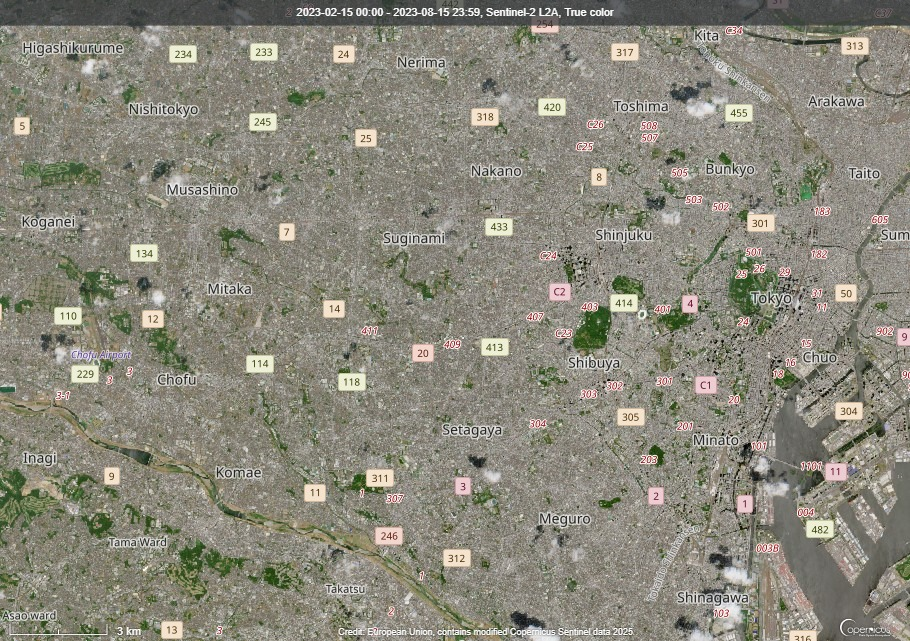
#> input picture images/input/sat1.jpg, 910 x 641 px; its folder holds 4 pictures in this run
$ python main.py
#> lines starting #> are read from the running program, lines starting #| are printed output that depends on the picture; after the words box and inside, x2 and y2 are one past the last pixel; in counts of white or black regions, pixels touching at a corner belong together
import cv2
import numpy as np
import os
from pathlib import Path
from typing import List

def create_blend_mask(img_shape: tuple, blend_width: int = 100, direction: str = 'horizontal') -> np.ndarray:
    """
    Create a smooth gradient mask for blending.
    Args:
        img_shape: (height, width) or image array
        blend_width: Width of the transition zone (in pixels)
        direction: 'horizontal' (left-right) or 'vertical' (top-bottom)
    """
    if isinstance(img_shape, tuple):
        height, width = img_shape[:2]
    else:
        height, width = img_shape.shape[:2]

    mask = np.zeros((height, width), dtype=np.uint8)

    if direction == 'horizontal':
        center = width // 2
        for x in range(center - blend_width, center + blend_width):
            if x < center:
                val = int(255 * (x - (center - blend_width)) / blend_width)
            else:
                val = int(255 * (1 - (x - center) / blend_width))
            mask[:, x] = np.clip(val, 0, 255)
    else:  # vertical
        center = height // 2
        for y in range(center - blend_width, center + blend_width):
            if y < center:
                val = int(255 * (y - (center - blend_width)) / blend_width)
            else:
                val = int(255 * (1 - (y - center) / blend_width))
            mask[y, :] = np.clip(val, 0, 255)

    return mask

def match_colors(source: np.ndarray, target: np.ndarray, mask: np.ndarray, threshold: float = 0.1) -> np.ndarray:
    """Match colors of source to target using mask-defined regions."""
    _, binary_mask = cv2.threshold(mask, int(255*threshold), 255, cv2.THRESH_BINARY)

    source_lab = cv2.cvtColor(source, cv2.COLOR_BGR2LAB)
    target_lab = cv2.cvtColor(target, cv2.COLOR_BGR2LAB)

    s_mean, s_std = cv2.meanStdDev(source_lab, mask=binary_mask)
    t_mean, t_std = cv2.meanStdDev(target_lab, mask=binary_mask)

    result_lab = source_lab.copy()
    for c in range(3):
        result_lab[:,:,c] = ((source_lab[:,:,c] - s_mean[c]) * (t_std[c] / (s_std[c] + 1e-6))) + t_mean[c]

    return cv2.cvtColor(result_lab, cv2.COLOR_LAB2BGR)

def pyramid_blending(img1: np.ndarray, img2: np.ndarray, mask: np.ndarray, levels: int = 5) -> np.ndarray:
    """Blend two images using Laplacian pyramids with exact size alignment."""
    mask = cv2.cvtColor(mask, cv2.COLOR_GRAY2BGR).astype(np.float32) / 255.0

    # Build Gaussian pyramids
    gp1 = [img1.astype(np.float32)]
    gp2 = [img2.astype(np.float32)]
    gpM = [mask.copy()]

    for _ in range(levels):
        gp1.append(cv2.pyrDown(gp1[-1]))
        gp2.append(cv2.pyrDown(gp2[-1]))
        gpM.append(cv2.pyrDown(gpM[-1]))

    # Build Laplacian pyramids
    lp1 = [gp1[-1]]
    lp2 = [gp2[-1]]
    for i in range(levels, 0, -1):
        size = (gp1[i-1].shape[1], gp1[i-1].shape[0])
        lp1.append(gp1[i-1] - cv2.resize(cv2.pyrUp(gp1[i]), size))
        lp2.append(gp2[i-1] - cv2.resize(cv2.pyrUp(gp2[i]), size))

    # Blend pyramids
    LS = []
    for l1, l2, gm in zip(lp1, lp2, reversed(gpM)):
        gm_resized = cv2.resize(gm, (l1.shape[1], l1.shape[0]))
        LS.append(l1 * (1 - gm_resized) + l2 * gm_resized)

    # Reconstruct
    ls_ = LS[0]
    for i in range(1, levels+1):
        ls_ = cv2.resize(cv2.pyrUp(ls_), (LS[i].shape[1], LS[i].shape[0]))
        ls_ += LS[i]

    return np.clip(ls_, 0, 255).astype(np.uint8)

def load_images(image_paths: List[str]) -> List[np.ndarray]:
    """Load and validate N images, auto-resizing to match the first image's dimensions."""
    if len(image_paths) < 2:
        raise ValueError("At least 2 images required")

    images = []
    base_shape = None

    for path in image_paths:
        img = cv2.imread(str(Path(path)))
        if img is None:
            raise FileNotFoundError(f"Failed to load {path}")

        if base_shape is None:
            base_shape = img.shape[:2]
            images.append(img)
        else:
            if img.shape[:2] != base_shape:
                img = cv2.resize(img, (base_shape[1], base_shape[0]))
            images.append(img)

    return images

def blend_images_sequential(images: List[np.ndarray], blend_width: int = 100, direction: str = 'horizontal') -> np.ndarray:
    """Blend N images sequentially with color correction."""
    composite = images[0].copy()

    for i in range(1, len(images)):
        mask = create_blend_mask(composite.shape, blend_width, direction)
        corrected_img = match_colors(images[i], composite, mask)
        composite = pyramid_blending(composite, corrected_img, mask)

    return composite

def main():
    try:
        # Configuration
        input_dir = 'images/input'
        output_dir = 'images/output'
        os.makedirs(input_dir, exist_ok=True)
        os.makedirs(output_dir, exist_ok=True)

        # Get all images in input directory (sorted alphabetically)
        image_paths = sorted([os.path.join(input_dir, f) for f in os.listdir(input_dir)
                            if f.lower().endswith(('.jpg', '.jpeg', '.png'))])

        if len(image_paths) < 2:
            raise ValueError(f"Need at least 2 images in {input_dir}")

        print(f"Found {len(image_paths)} images to blend:")
        for path in image_paths:
            print(f"- {Path(path).name}")

        # Load and validate
        images = load_images(image_paths)
#> in load_images, img is the input picture: shape (641, 910, 3); mean B, G, R 123.2, 136, 138.4
        print(f"\nLoaded images with shape: {images[0].shape}")
#| Loaded images with shape: (641, 910, 3)

        # Blend all images
        print("\nBlending images sequentially...")
        final_composite = blend_images_sequential(images, blend_width=150, direction='horizontal')
#> the loop in blend_images_sequential, `for i in range(1, len(images)):` made 3 passes
#> pass 1, in match_colors, `_, binary_mask = cv2.threshold(mask, int(255*threshold), 255, cv2.THRE..`:
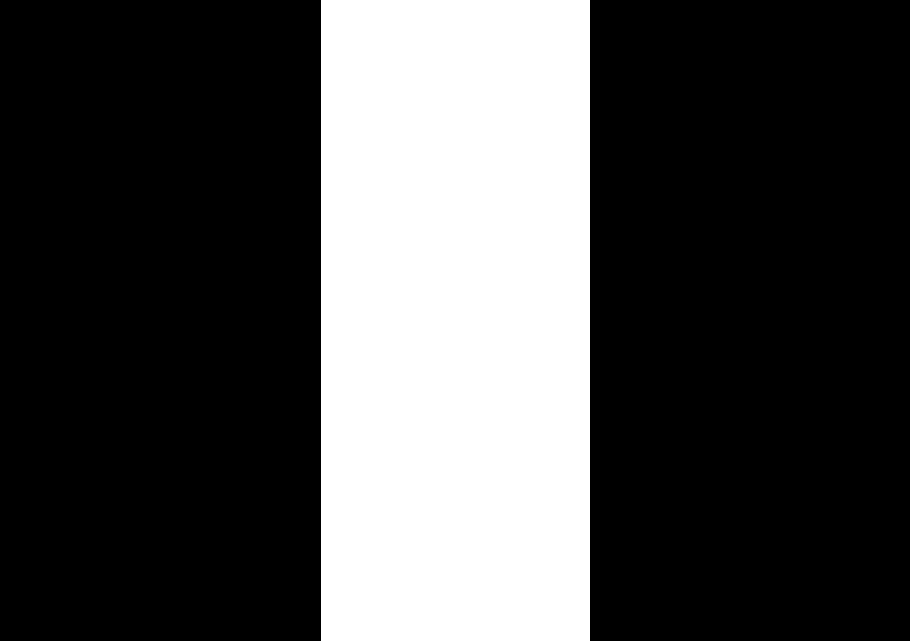
#> binary_mask: shape (641, 910); 29.6% white; 1 white region, box (x1, y1, x2, y2) and area: (321, 0, 590, 641) 172429
#> pass 1, in pyramid_blending, `mask = cv2.cvtColor(mask, cv2.COLOR_GRAY2BGR).astype(np.float32) / 255.0`:
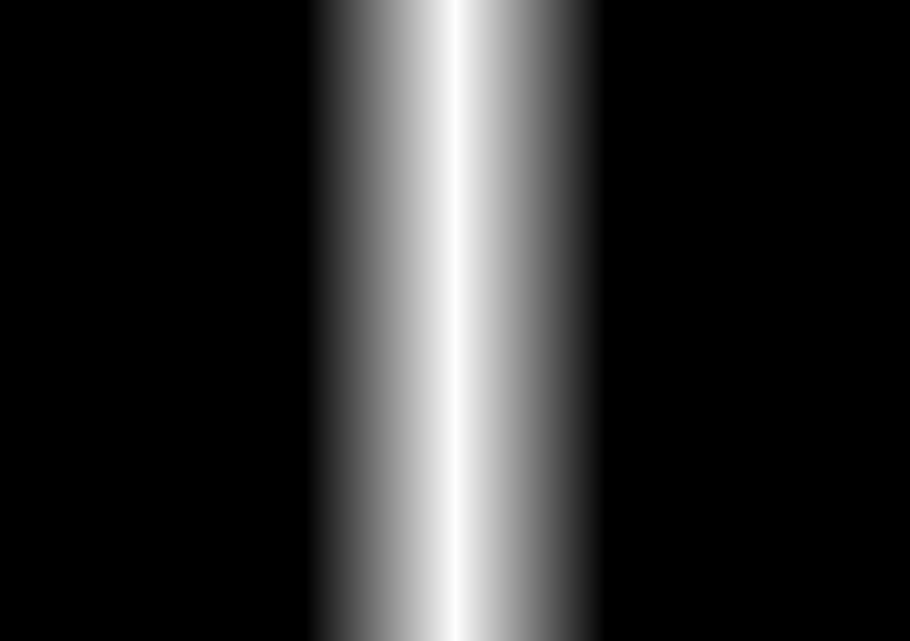
#> mask: shape (641, 910, 3) float32; min 0, max 1, mean 0.164
#> after the loop in blend_images_sequential, `for i in range(1, len(images)):`:
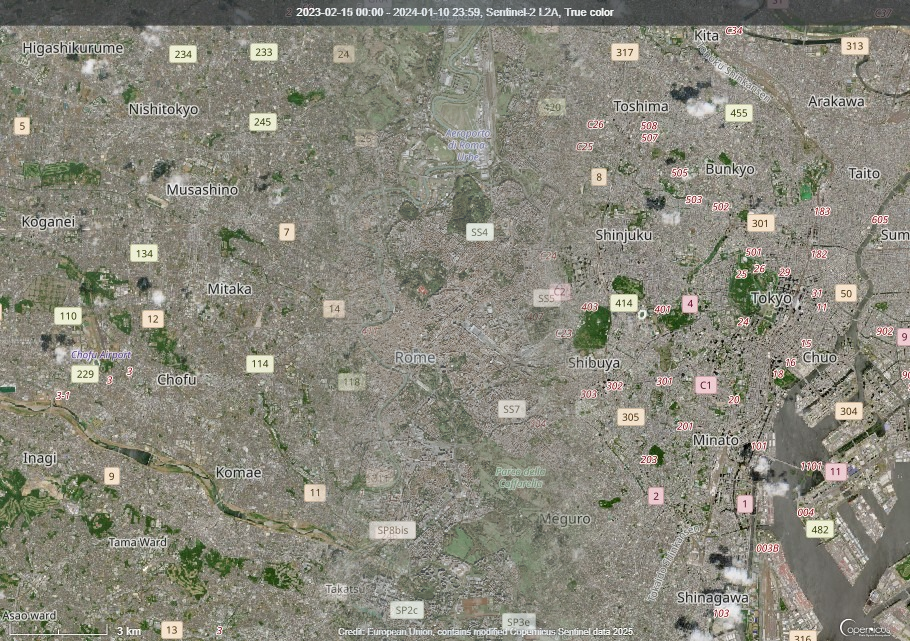
#> composite: shape (641, 910, 3); mean B, G, R 122.8, 135.2, 136.6

        # Save result
        output_path = os.path.join(output_dir, 'composite.jpg')
        cv2.imwrite(output_path, final_composite)
        print(f"\nSuccess! Saved to: {Path(output_path).absolute()}")

        # Preview
        if input("\nShow result? (y/n): ").lower() == 'y':
#> the answer given: y
            cv2.imshow('Composite', final_composite)
            cv2.waitKey(0)
            cv2.destroyAllWindows()

    except Exception as e:
        print(f"\nERROR: {e}")
        print("\nTroubleshooting:")
        print(f"1. Ensure {input_dir} contains 2+ images (JPEG/PNG)")
        print(f"2. Current contents: {os.listdir(input_dir) if os.path.exists(input_dir) else 'Directory missing'}")

if __name__ == "__main__":
    main()
